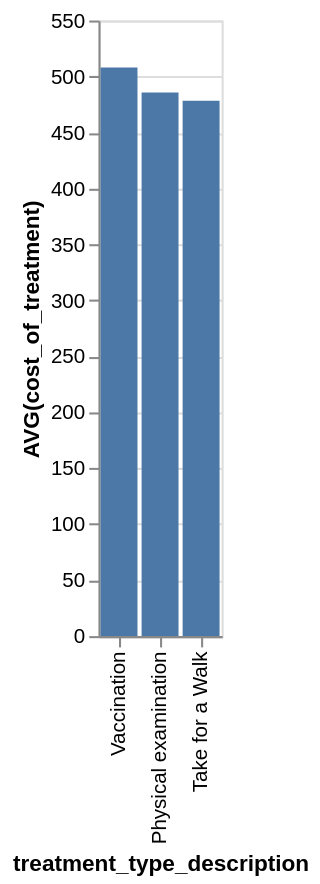

Write a Vega-Lite specification for this figure.
### Vega-Lite specification from a JSON file in a GitHub repository (floating-point values rounded to 4 significant figures)
{"data": {"values": [{"x_data": "Physical examination", "y_data": 485.8}, {"x_data": "Take for a Walk", "y_data": 478.4}, {"x_data": "Vaccination", "y_data": 508}]}, "mark": "bar", "encoding": {"x": {"field": "x_data", "type": "nominal", "title": "treatment_type_description", "sort": {"op": "sum", "field": "y_data", "order": "descending"}}, "y": {"field": "y_data", "type": "quantitative", "title": "AVG(cost_of_treatment)"}}}
